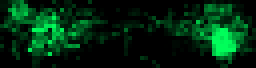
#> input picture FigS8C/02_FigS8C_straightener_output/c1_FtsZ_straight_stack.tif, 64 x 17 px (shown 4 times larger)
$ jupyter execute 03_FigS8C_plot.ipynb
#> lines starting #> are read from the running program, lines starting #| are printed output that depends on the picture
# FigS8C - Fluorescence Intensity Analysis

## Overview
This notebook/script processes multi-frame TIFF image stacks from microscopy experiments to quantify fluorescence intensity profiles across the cell axis.
It performs the following steps:
1. Loads a multi-frame `.tif` image stack.
2. Splits each frame into left and right halves relative to the cell center.
3. Calculates average horizontal intensity profiles for each half.
4. Bins the distance from the cell center into equal intervals.
5. Normalizes intensities (optional) and aggregates results across frames.
6. Saves the results to CSV and generates a mean profile plot in SVG format.

---

## Input Requirements
- Multi-frame TIFF file containing raw microscopy images.
- TIFF file should be pre-processed/aligned so that the cell's longitudinal axis is horizontal.
- Python environment with the following packages installed:
  - `numpy`
  - `pandas`
  - `matplotlib`
  - `Pillow`
  - `opencv-python`
- Sufficient disk space for saving CSV and SVG files.

---

## Outputs
- **CSV file**: Contains binned and normalized intensity profiles for each frame's left and right halves, plus the overall mean.
- **SVG plot**: Displays all profiles (semi-transparent) and the mean profile (bold black line).

---

## How to run

1. **Set paths:**
```python
INPUT_TIFF_FILE = "/path/to/your/input_stack.tif"      # Path to the multi-frame TIFF file
OUTPUT_SVG_FILE = "/path/to/save/analysis_plot.svg"    # Path to save the SVG plot
OUTPUT_CSV_FILE = "/path/to/save/analysis_data.csv"    # Path to save the CSV data
```

2. **Configure analysis parameters:**
```python
NUM_BINS = 20                # Number of bins for half-cell distance
NORMALIZE_INTENSITY = True   # Whether to normalize intensities to peak = 1
```
3. **Run all cells in order::**
   - Ensure dependencies are installed.
   - Execute each cell from top to bottom without skipping.

### 4. Check output files in the specified directory.
   - Open the `.svg` to verify the plot.
   - Open the `.csv` to inspect numerical values.

---

[cell 1]
import os
import cv2
import numpy as np
import pandas as pd
import matplotlib.pyplot as plt
from PIL import Image, ImageSequence
from pathlib import Path

# ==============================================================================
#                               CONFIGURATION
# ==============================================================================
# --- Define your input file, output files, and analysis parameters here ---

# 1. INPUT FILE
# Full path to the multi-frame TIFF file you want to analyze.
INPUT_TIFF_FILE = Path('02_FigS8C_straightener_output/c1_FtsZ_straight_stack.tif')

# 2. OUTPUT FILES
# Full paths where you want to save the results.
OUTPUT_SVG_FILE = Path('04_FigS8C_plot_output/FigS8C.svg')
OUTPUT_CSV_FILE = Path('04_FigS8C_plot_output/FigS8C.csv')

# 3. ANALYSIS PARAMETERS
NUM_BINS = 20
NORMALIZE_INTENSITY = True
# ==============================================================================
#                      --- END OF CONFIGURATION ---
#             (No need to edit anything below this line)
# ==============================================================================


# --- 1. Input Validation and Setup ---
if not os.path.isfile(INPUT_TIFF_FILE):
    print(f"Error: The input file was not found at '{INPUT_TIFF_FILE}'")
    # Exit the script if the input file doesn't exist.
    exit()

# Ensure the output directories exist.
for path in [OUTPUT_CSV_FILE, OUTPUT_SVG_FILE]:
    output_dir = os.path.dirname(path)
    if not os.path.exists(output_dir):
        print(f"Output directory not found. Creating: '{output_dir}'")
        os.makedirs(output_dir)

print("--- Configuration ---")
print(f"Input TIFF: {INPUT_TIFF_FILE}")
print(f"Output SVG: {OUTPUT_SVG_FILE}")
print(f"Output CSV: {OUTPUT_CSV_FILE}")
print(f"Number of Bins: {NUM_BINS}")
print(f"Normalize Intensity: {NORMALIZE_INTENSITY}")
print("---------------------\n")


# --- 2. Data Loading ---
try:
    img_stack = Image.open(INPUT_TIFF_FILE)
#> img_stack is the input picture: PIL image 64x17 RGB; mean R, G, B 0, 41.9, 14.8
    num_frames = img_stack.n_frames
#> num_frames = 17
    print(f"File loaded successfully: {os.path.basename(INPUT_TIFF_FILE)} (contains {num_frames} frames).")
#| File loaded successfully: c1_FtsZ_straight_stack.tif (contains 17 frames).
    print("Initiating frame-by-frame split-profile analysis...")
except Exception as e:
    print(f"Error: Could not open or read the TIFF file.\nDetails: {e}")
    exit()

all_half_profiles = []
processed_half_names = []

# --- 3. Main Processing Loop for Each Frame ---
for frame_index, frame in enumerate(ImageSequence.Iterator(img_stack)):
    frame_name = f"frame_{frame_index}"
    try:
        # Convert frame to a grayscale NumPy array
        img = np.array(frame.convert('L'))

        if img is None or img.ndim != 2 or img.shape[0] == 0 or img.shape[1] == 0:
            print(f"Warning: Skipping {frame_name} due to invalid image data.")
            continue

        # Calculate the mean intensity profile along the horizontal axis
        profile = np.mean(img, axis=0)

        # Define a normalized coordinate system (center=0, edges=+/-1.0)
        x_centered = np.linspace(-1.0, 1.0, img.shape[1])
        x_distance = np.abs(x_centered)
        df_full = pd.DataFrame({
            'x_distance': x_distance,
            'intensity': profile,
            'original_x': x_centered
        })

        # Define bins for analysis
        bins = np.linspace(0, 1.0, NUM_BINS + 1)
        bin_labels = (bins[:-1] + bins[1:]) / 2
        expected_bin_pixels = img.shape[1] / 2 / NUM_BINS

        # Process Right Half
        df_right = df_full[df_full['original_x'] >= 0].copy()
        if not df_right.empty:
            df_right['bin'] = pd.cut(df_right['x_distance'], bins=bins, labels=bin_labels, include_lowest=True)
            profile_right = df_right.groupby('bin', observed=True).agg(intensity=('intensity', 'mean'), pixel_count=('bin', 'count'))
            profile_right['intensity'] *= profile_right['pixel_count'] / expected_bin_pixels
            if NORMALIZE_INTENSITY and profile_right['intensity'].max() > 0:
                profile_right['intensity'] /= profile_right['intensity'].max()
            all_half_profiles.append(profile_right['intensity'])
            processed_half_names.append(f"{frame_name}_right")

        # Process Left Half
        df_left = df_full[df_full['original_x'] < 0].copy()
        if not df_left.empty:
            df_left['bin'] = pd.cut(df_left['x_distance'], bins=bins, labels=bin_labels, include_lowest=True)
            profile_left = df_left.groupby('bin', observed=True).agg(intensity=('intensity', 'mean'), pixel_count=('bin', 'count'))
            profile_left['intensity'] *= profile_left['pixel_count'] / expected_bin_pixels
            if NORMALIZE_INTENSITY and profile_left['intensity'].max() > 0:
                profile_left['intensity'] /= profile_left['intensity'].max()
            all_half_profiles.append(profile_left['intensity'])
            processed_half_names.append(f"{frame_name}_left")

    except Exception as e:
        print(f"An error occurred while processing {frame_name}: {e}")
#> this loop made 17 passes
#> (frame_name, df_full, expected_bin_pixels) on passes 2, 3, 5, 6, 8, 10: ('frame_1', table of 67 rows and 3 columns, 1.68), ('frame_2', table of 81 rows and 3 columns, 2.02), ('frame_4', table of 55 rows and 3 columns, 1.38), ('frame_5', table of 67 rows and 3 columns, 1.68), ('frame_7', table of 47 rows and 3 columns, 1.18), ('frame_9', table of 71 rows and 3 columns, 1.77)
#> (frame_name, df_full, expected_bin_pixels) on passes 1, 4, 7, 9, 12, 13: ('frame_0', table of 64 rows and 3 columns, 1.6), ('frame_3', table of 50 rows and 3 columns, 1.25), ('frame_6', table of 46 rows and 3 columns, 1.15), ('frame_8', table of 52 rows and 3 columns, 1.3), ('frame_11', table of 88 rows and 3 columns, 2.2), ('frame_12', table of 100 rows and 3 columns, 2.5)
#> pass 2, `img = np.array(frame.convert('L'))`:
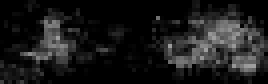
#> img: shape (21, 67) (shown 4 times larger); min 0, max 159, mean 26
#> after the loop:
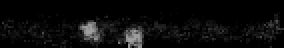
#> img: shape (24, 142) (shown 2 times larger); min 0, max 159, mean 10.8
#> after the loop, all_half_profiles = 34 items; processed_half_names = 34 items, first 6: 'frame_0_right', 'frame_0_left', 'frame_1_right', 'frame_1_left', 'frame_2_right', 'frame_2_left'

if not all_half_profiles:
    print("Error: No frames were processed successfully. Exiting.")
    exit()

# --- 4. Data Aggregation and CSV Output ---
print("\n" + "-"*50)
print("All profiles processed. Aggregating data...")

full_index = pd.Index(bin_labels, name='distance_from_center')
df_all_halves = pd.concat([p.reindex(full_index, fill_value=0) for p in all_half_profiles], axis=1)
#> df_all_halves = table of 20 rows and 34 columns
df_all_halves.columns = processed_half_names

overall_mean = df_all_halves.mean(axis=1)
results_df = df_all_halves.copy()
#> results_df = table of 20 rows and 34 columns
results_df['overall_mean'] = overall_mean

# Save the aggregated data to the specified CSV path
results_df.to_csv(OUTPUT_CSV_FILE)

# --- 5. Visualization ---
print("Generating plot...")
fig, ax = plt.subplots(figsize=(8, 6))

# Plot each individual profile with transparency
for col in df_all_halves.columns:
    ax.plot(df_all_halves.index, df_all_halves[col], color='gray', lw=1.5, alpha=0.3)
#> this loop made 34 passes
#> col on passes 1 to 12: 'frame_0_right', 'frame_0_left', 'frame_1_right', 'frame_1_left', 'frame_2_right', 'frame_2_left', 'frame_3_right', 'frame_3_left', 'frame_4_right', 'frame_4_left', 'frame_5_right', 'frame_5_left'

# Plot the overall mean profile prominently
ax.plot(overall_mean.index, overall_mean.values, color='black', lw=2, ls='-', label='Overall Mean')

# --- Chart Formatting ---
num_images = num_frames
#> num_images = 17
num_profiles_plotted = len(all_half_profiles)
#> num_profiles_plotted = 34
#ax.set_title(f' (n={num_images})', fontsize=20, pad=20)
ax.set_xlabel('Normalized distance from equator', fontsize=16)
ylabel_text = 'Peak-Normalized intensity' if NORMALIZE_INTENSITY else 'Compensated Intensity'
ax.set_ylabel(ylabel_text, fontsize=16)

ax.set_xlim(0, 1.0)
ax.set_ylim(bottom=0)

for spine in ['left', 'bottom']:
    ax.spines[spine].set_linewidth(1.5)
ax.tick_params(axis='both', which='major', width=1.5, length=6, labelsize=12)

ax.spines['top'].set_visible(False)
ax.spines['right'].set_visible(False)
ax.legend(loc='upper right')
plt.tight_layout()

# Save the plot to the specified SVG path
plt.savefig(OUTPUT_SVG_FILE, dpi=300, bbox_inches='tight', facecolor='white')
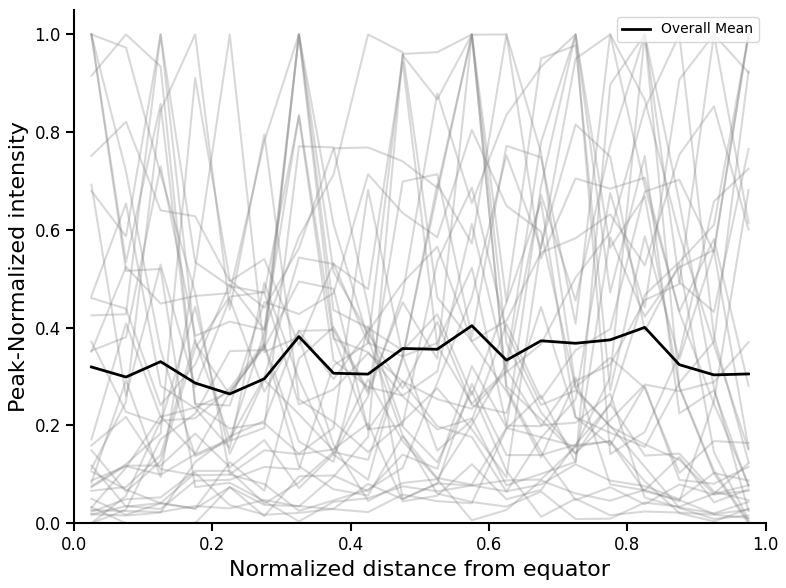
#> figure drawn by matplotlib, 1 panel; curve peaks at x = 0.725, y = 1; curve peaks at x = 0.575, y = 1; curve peaks at x = 0.775, y = 1

print("\nAnalysis complete!")
print(f"SVG plot saved to: {OUTPUT_SVG_FILE}")
print(f"CSV data file saved to: {OUTPUT_CSV_FILE}")
print("-" * 50)

# Display the plot after saving
plt.show()

$ run again, with FigS8C/02_FigS8C_straightener_output/c1_membrane_straight_stack.tif copied over FigS8C/02_FigS8C_straightener_output/c1_FtsZ_straight_stack.tif
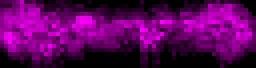
#> input picture FigS8C/02_FigS8C_straightener_output/c1_membrane_straight_stack.tif, 64 x 17 px (shown 4 times larger)
#> img_stack is the input picture: PIL image 64x17 RGB; mean R, G, B 91.7, 0, 91.7
#> num_frames = 17
#| File loaded successfully: c1_FtsZ_straight_stack.tif (contains 17 frames).
#> the loop `for frame_index, frame in enumerate(ImageSequence.Iterator(img_stack)):` made 17 passes
#> (frame_name, df_full, expected_bin_pixels) on passes 2, 3, 5: ('frame_1', table of 67 rows and 3 columns, 1.68), ('frame_2', table of 81 rows and 3 columns, 2.02), ('frame_4', table of 55 rows and 3 columns, 1.38)
#> after the loop `for frame_index, frame in enumerate(ImageSequence.Iterator(img_stack)):`:
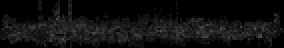
#> img: shape (24, 142) (shown 2 times larger); min 0, max 84, mean 15
#> after the loop `for frame_index, frame in enumerate(ImageSequence.Iterator(img_stack)):`: all_half_profiles = 34 items; processed_half_names = 34 items, first 6: 'frame_0_right', 'frame_0_left', 'frame_1_right', 'frame_1_left', 'frame_2_right', 'frame_2_left'
#> df_all_halves = table of 20 rows and 34 columns
#> the loop `for col in df_all_halves.columns:` made 34 passes
#> col on passes 1 to 8: 'frame_0_right', 'frame_0_left', 'frame_1_right', 'frame_1_left', 'frame_2_right', 'frame_2_left', 'frame_3_right', 'frame_3_left'
#> num_images = 17
#> num_profiles_plotted = 34
#> `plt.savefig(OUTPUT_SVG_FILE, dpi=300, bbox_inches='tight', facecolor='..`:
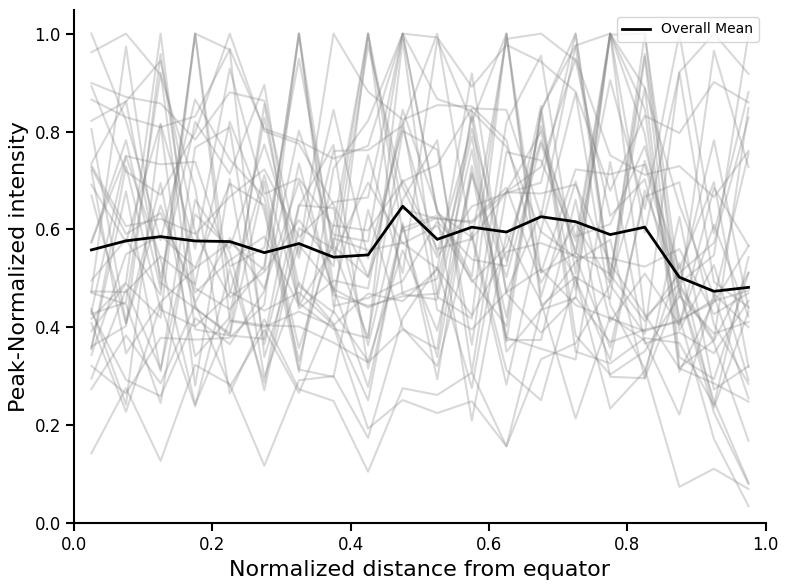
#> figure drawn by matplotlib, 1 panel; curve peaks at x = 0.825, y = 1; curve peaks at x = 0.725, y = 1; curve peaks at x = 0.775, y = 1
